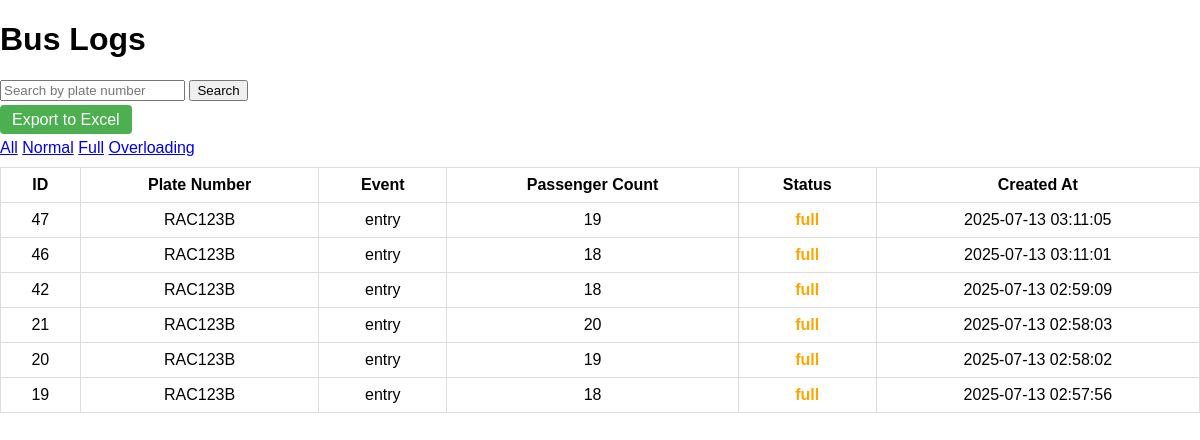
The page /driver/view_logs.php?filter=full on the database its author committed.
### tables this page shows
CREATE TABLE `bus_logs` (
  `id` int(11) NOT NULL,
  `bus_id` int(11) DEFAULT NULL,
  `event` varchar(50) DEFAULT NULL,
  `passenger_count` int(11) DEFAULT NULL,
  `status` varchar(50) DEFAULT NULL,
  `created_at` datetime DEFAULT current_timestamp()
);

CREATE TABLE `buses` (
  `bus_id` int(11) NOT NULL,
  `plate_number` varchar(20) NOT NULL,
  `capacity` int(11) DEFAULT 18,
  `status` varchar(20) DEFAULT 'active',
  `driver_id` int(11) DEFAULT NULL
);

### driver/view_logs.php (the view, shortened to what this page needs)
<?php
require_once '../database/db.php';
$search = $_GET['search'] ?? '';
$filter = $_GET['filter'] ?? '';
$page = isset($_GET['page']) && is_numeric($_GET['page']) ? (int)$_GET['page'] : 1;
$logsPerPage = 12345;
$offset = ($page - 1) * $logsPerPage;
$where = "WHERE 1";
$params = [];
if (in_array($filter, ['normal', 'full', 'overloading'])) {
    $where .= " AND bl.status = ?";
    $params[] = $filter;
}
$sql = "
    SELECT bl.id, b.plate_number, bl.event, bl.passenger_count, bl.status, bl.created_at
    FROM bus_logs bl
    JOIN buses b ON bl.bus_id = b.bus_id
    $where
    ORDER BY bl.created_at DESC
    LIMIT $logsPerPage OFFSET $offset
";
$stmt = $conn->prepare($sql);
$stmt->execute($params);
$logs = $stmt->fetchAll(PDO::FETCH_ASSOC);
?>
<!DOCTYPE html>
<html lang="en">
<head>
<link rel="stylesheet" href="../assets/style.css" />
</head>
<body>
<h1>Bus Logs</h1>
<form method="get" class="search">
    <input type="text" name="search" placeholder="Search by plate number" value="<?= htmlspecialchars($search) ?>" />
    <input type="submit" value="Search" />
</form>
<div class="export">
    <a href="../admin/export_logs.php?<?= http_build_query(['search' => $search, 'filter' => $filter]) ?>"
       style="padding:6px 12px; background:#4CAF50; color:white; text-decoration:none; border-radius:4px;">
       Export to Excel
    </a>
</div>
<div class="filters">
    <a href="?">All</a>
    <a href="?filter=normal<?= $search ? '&search=' . urlencode($search) : '' ?>">Normal</a>
    <a href="?filter=full<?= $search ? '&search=' . urlencode($search) : '' ?>">Full</a>
    <a href="?filter=overloading<?= $search ? '&search=' . urlencode($search) : '' ?>">Overloading</a>
</div>
<table>
<thead>
    <tr>
        <th>ID</th>
        <th>Plate Number</th>
        <th>Event</th>
        <th>Passenger Count</th>
        <th>Status</th>
        <th>Created At</th>
    </tr>
</thead>
<tbody>
<?php if ($logs): ?>
    <?php foreach ($logs as $log): ?>
        <?php
            $statusClass = '';
            if ($log['status'] == 'normal') $statusClass = 'status-normal';
            elseif ($log['status'] == 'full') $statusClass = 'status-full';
            elseif ($log['status'] == 'overloading') $statusClass = 'status-overloading';
        ?>
        <tr>
            <td><?= htmlspecialchars($log['id']) ?></td>
            <td><?= htmlspecialchars($log['plate_number']) ?></td>
            <td><?= htmlspecialchars($log['event']) ?></td>
            <td><?= htmlspecialchars($log['passenger_count']) ?></td>
            <td class="<?= $statusClass ?>"><?= htmlspecialchars($log['status']) ?></td>
            <td><?= htmlspecialchars($log['created_at']) ?></td>
        </tr>
    <?php endforeach; ?>
<?php else: ?>
    <tr><td colspan="6">No logs found.</td></tr>
<?php endif; ?>
</tbody>
</table>
</body>
</html>

### assets/style.css (style rules this page uses)
body { font-family:sans-serif; margin:20px; }
table { border-collapse:collapse; }
td,th { border:1px solid #ccc; padding:5px; }
body { margin: 0; font-family: Arial, sans-serif; }

### driver/view_logs.php (style rules this page uses)
table { border-collapse: collapse; width: 100%; }
th, td { padding: 8px 12px; border: 1px solid #ddd; text-align: center; }
.status-full { color: orange; font-weight: bold; }
.filters, .pagination, .search { margin: 10px 0; }

### rows shown on the page
bus_logs: id "47", bus.plate_number "RAC123B", event "entry", passenger_count "19", status "full", created_at "2025-07-13 03:11:05"
bus_logs: id "46", bus.plate_number "RAC123B", event "entry", passenger_count "18", status "full", created_at "2025-07-13 03:11:01"
bus_logs: id "42", bus.plate_number "RAC123B", event "entry", passenger_count "18", status "full", created_at "2025-07-13 02:59:09"
bus_logs: id "21", bus.plate_number "RAC123B", event "entry", passenger_count "20", status "full", created_at "2025-07-13 02:58:03"
bus_logs: id "20", bus.plate_number "RAC123B", event "entry", passenger_count "19", status "full", created_at "2025-07-13 02:58:02"
bus_logs: id "19", bus.plate_number "RAC123B", event "entry", passenger_count "18", status "full", created_at "2025-07-13 02:57:56"
